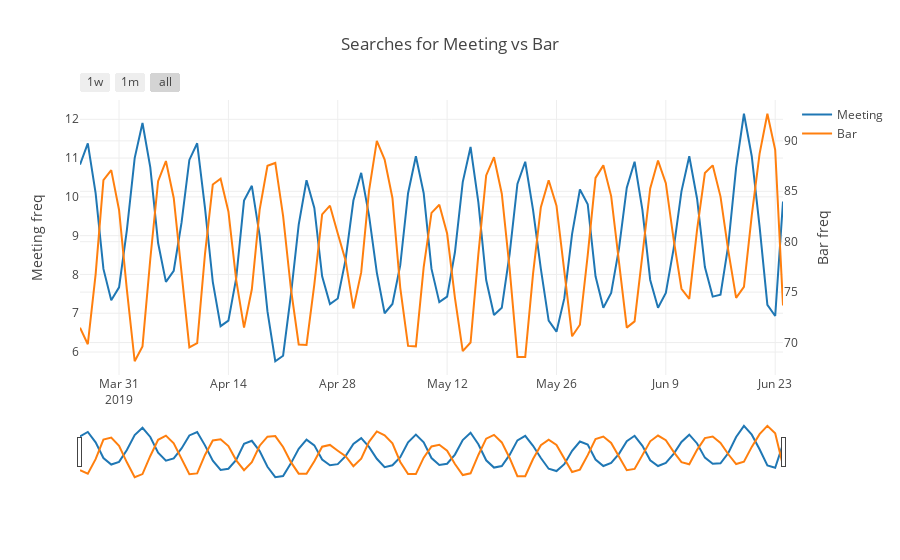

Notebook cell for this chart:
### Code cell
trace_meeting = go.Scatter(x=list(df['Day']),
                           y=signal.savgol_filter(list(df['meeting']), 7, 3),
                           name='Meeting')

trace_bar = go.Scatter(x=list(df['Day']),
                       y=signal.savgol_filter(list(df['bar']), 7, 3),
                       yaxis='y2',
                       name='Bar')


data = [trace_meeting, trace_bar]
layout = dict(
    title='Searches for Meeting vs Bar',
    xaxis=dict(
        rangeselector=dict(
            buttons=list([
                dict(count=7,
                     label='1w',
                     step='day',
                     stepmode='backward'),
                dict(count=1,
                     label='1m',
                     step='month',
                     stepmode='backward'),
                dict(step='all')
            ])
        ),
        rangeslider=dict(
            visible = True
        ),
        type='date'),
    yaxis=dict(
        title='Meeting freq'
    ),
    yaxis2=dict(
        title='Bar freq',
        overlaying='y',
        side='right'
    )
)


fig = dict(data=data, layout=layout)
iplot(fig)
